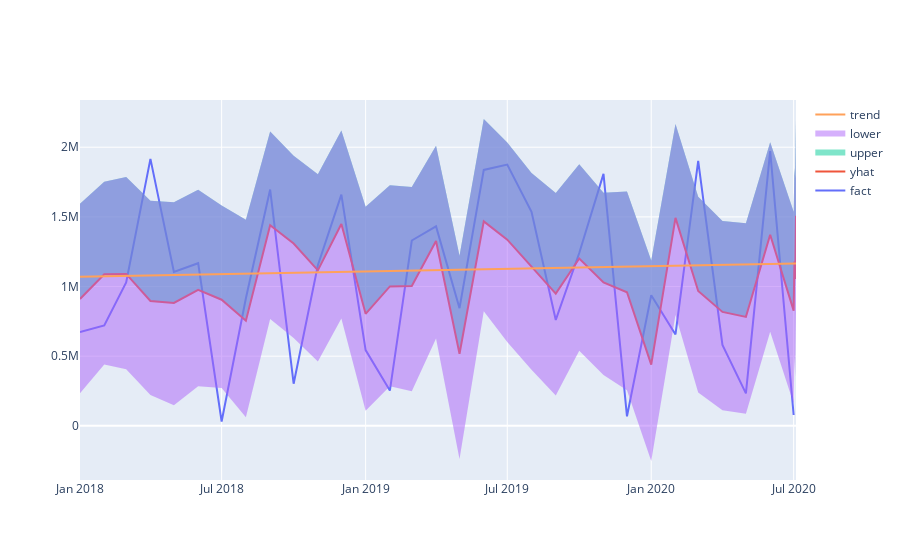

The cell this chart's notebook holds for it:
### Code cell
iplot([
    go.Scatter(x=df['ds'], y=df['y'], name='fact'),
    go.Scatter(x=final_forecast['ds'], y=final_forecast['yhat'], name='yhat'),
    go.Scatter(x=final_forecast['ds'], y=final_forecast['yhat_upper'], fill='tonexty', mode='none', name='upper'),
    go.Scatter(x=final_forecast['ds'], y=final_forecast['yhat_lower'], fill='tonexty', mode='none', name='lower'),
    go.Scatter(x=final_forecast['ds'], y=final_forecast['trend'], name='trend')
])
